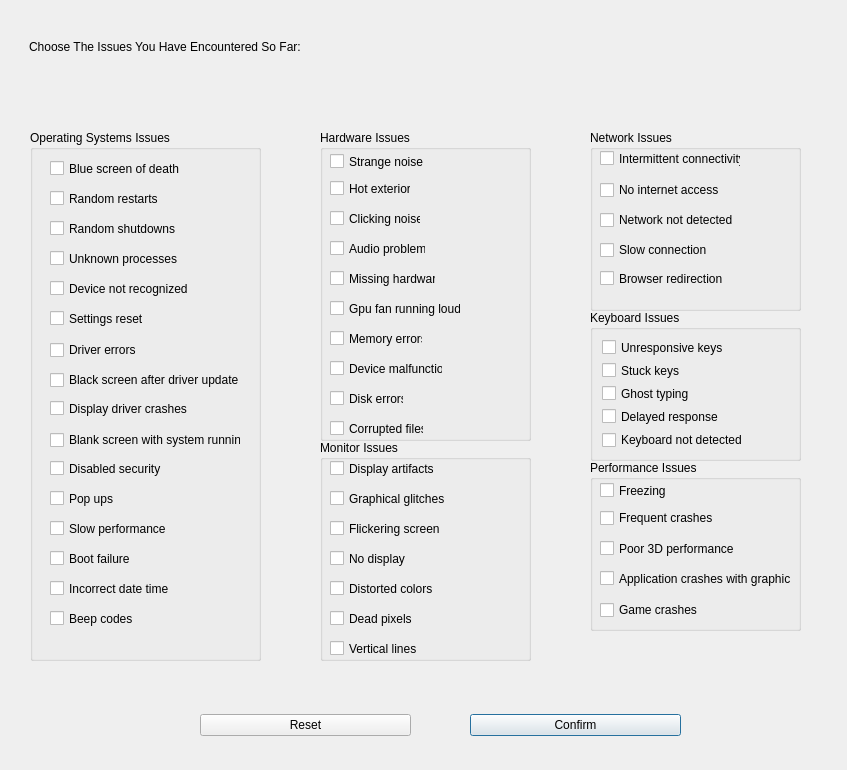
<?xml version="1.0" encoding="UTF-8"?>
<ui version="4.0">
 <class>Dialog</class>
 <widget class="QDialog" name="Dialog">
  <property name="geometry">
   <rect>
    <x>0</x>
    <y>0</y>
    <width>847</width>
    <height>770</height>
   </rect>
  </property>
  <property name="windowTitle">
   <string>Dialog</string>
  </property>
  <widget class="QWidget" name="verticalLayoutWidget">
   <property name="geometry">
    <rect>
     <x>30</x>
     <y>130</y>
     <width>231</width>
     <height>531</height>
    </rect>
   </property>
   <layout class="QVBoxLayout" name="verticalLayout">
    <item>
     <widget class="QGroupBox" name="groupBox_4">
      <property name="title">
       <string>Operating Systems Issues</string>
      </property>
      <widget class="QCheckBox" name="blue_screen">
       <property name="geometry">
        <rect>
         <x>20</x>
         <y>30</y>
         <width>141</width>
         <height>17</height>
        </rect>
       </property>
       <property name="text">
        <string>Blue screen of death</string>
       </property>
       <property name="iconSize">
        <size>
         <width>40</width>
         <height>40</height>
        </size>
       </property>
      </widget>
      <widget class="QCheckBox" name="random_shutdowns">
       <property name="geometry">
        <rect>
         <x>20</x>
         <y>90</y>
         <width>141</width>
         <height>17</height>
        </rect>
       </property>
       <property name="text">
        <string>Random shutdowns</string>
       </property>
      </widget>
      <widget class="QCheckBox" name="random_restarts">
       <property name="geometry">
        <rect>
         <x>20</x>
         <y>60</y>
         <width>141</width>
         <height>17</height>
        </rect>
       </property>
       <property name="text">
        <string>Random restarts</string>
       </property>
       <property name="iconSize">
        <size>
         <width>40</width>
         <height>40</height>
        </size>
       </property>
      </widget>
      <widget class="QCheckBox" name="unknown_processes">
       <property name="geometry">
        <rect>
         <x>20</x>
         <y>120</y>
         <width>141</width>
         <height>17</height>
        </rect>
       </property>
       <property name="text">
        <string>Unknown processes</string>
       </property>
      </widget>
      <widget class="QCheckBox" name="device_not_recognized">
       <property name="geometry">
        <rect>
         <x>20</x>
         <y>150</y>
         <width>141</width>
         <height>17</height>
        </rect>
       </property>
       <property name="text">
        <string>Device not recognized</string>
       </property>
      </widget>
      <widget class="QCheckBox" name="settings_reset">
       <property name="geometry">
        <rect>
         <x>20</x>
         <y>180</y>
         <width>141</width>
         <height>17</height>
        </rect>
       </property>
       <property name="text">
        <string>Settings reset</string>
       </property>
      </widget>
      <widget class="QCheckBox" name="driver_errors">
       <property name="geometry">
        <rect>
         <x>20</x>
         <y>210</y>
         <width>141</width>
         <height>20</height>
        </rect>
       </property>
       <property name="text">
        <string>Driver errors</string>
       </property>
      </widget>
      <widget class="QCheckBox" name="black_screen_after_driver_update">
       <property name="geometry">
        <rect>
         <x>20</x>
         <y>240</y>
         <width>191</width>
         <height>20</height>
        </rect>
       </property>
       <property name="text">
        <string>Black screen after driver update</string>
       </property>
      </widget>
      <widget class="QCheckBox" name="display_driver_crashes">
       <property name="geometry">
        <rect>
         <x>20</x>
         <y>270</y>
         <width>141</width>
         <height>17</height>
        </rect>
       </property>
       <property name="text">
        <string>Display driver crashes</string>
       </property>
      </widget>
      <widget class="QCheckBox" name="blank_screen_with_system_running">
       <property name="geometry">
        <rect>
         <x>20</x>
         <y>300</y>
         <width>191</width>
         <height>20</height>
        </rect>
       </property>
       <property name="text">
        <string>Blank screen with system running</string>
       </property>
      </widget>
      <widget class="QCheckBox" name="disabled_security">
       <property name="geometry">
        <rect>
         <x>20</x>
         <y>330</y>
         <width>141</width>
         <height>17</height>
        </rect>
       </property>
       <property name="text">
        <string>Disabled security</string>
       </property>
      </widget>
      <widget class="QCheckBox" name="pop_ups">
       <property name="geometry">
        <rect>
         <x>20</x>
         <y>360</y>
         <width>141</width>
         <height>17</height>
        </rect>
       </property>
       <property name="text">
        <string>Pop ups</string>
       </property>
      </widget>
      <widget class="QCheckBox" name="slow_performance">
       <property name="geometry">
        <rect>
         <x>20</x>
         <y>390</y>
         <width>141</width>
         <height>17</height>
        </rect>
       </property>
       <property name="text">
        <string>Slow performance</string>
       </property>
       <property name="iconSize">
        <size>
         <width>40</width>
         <height>40</height>
        </size>
       </property>
      </widget>
      <widget class="QCheckBox" name="boot_failure">
       <property name="geometry">
        <rect>
         <x>20</x>
         <y>420</y>
         <width>141</width>
         <height>17</height>
        </rect>
       </property>
       <property name="text">
        <string>Boot failure</string>
       </property>
       <property name="iconSize">
        <size>
         <width>40</width>
         <height>40</height>
        </size>
       </property>
      </widget>
      <widget class="QCheckBox" name="incorrect_date_time">
       <property name="geometry">
        <rect>
         <x>20</x>
         <y>450</y>
         <width>141</width>
         <height>17</height>
        </rect>
       </property>
       <property name="text">
        <string>Incorrect date time</string>
       </property>
      </widget>
      <widget class="QCheckBox" name="beep_codes">
       <property name="geometry">
        <rect>
         <x>20</x>
         <y>480</y>
         <width>141</width>
         <height>17</height>
        </rect>
       </property>
       <property name="text">
        <string>Beep codes</string>
       </property>
      </widget>
     </widget>
    </item>
   </layout>
  </widget>
  <widget class="QWidget" name="verticalLayoutWidget_2">
   <property name="geometry">
    <rect>
     <x>320</x>
     <y>130</y>
     <width>211</width>
     <height>311</height>
    </rect>
   </property>
   <layout class="QVBoxLayout" name="verticalLayout_2">
    <item>
     <widget class="QGroupBox" name="groupBox_2">
      <property name="title">
       <string>Hardware Issues</string>
      </property>
      <widget class="QCheckBox" name="strange_noises">
       <property name="geometry">
        <rect>
         <x>10</x>
         <y>23</y>
         <width>94</width>
         <height>17</height>
        </rect>
       </property>
       <property name="text">
        <string>Strange noises</string>
       </property>
       <property name="iconSize">
        <size>
         <width>40</width>
         <height>40</height>
        </size>
       </property>
      </widget>
      <widget class="QCheckBox" name="hot_exterior">
       <property name="geometry">
        <rect>
         <x>10</x>
         <y>50</y>
         <width>81</width>
         <height>17</height>
        </rect>
       </property>
       <property name="text">
        <string>Hot exterior</string>
       </property>
       <property name="iconSize">
        <size>
         <width>40</width>
         <height>40</height>
        </size>
       </property>
      </widget>
      <widget class="QCheckBox" name="clicking_noises">
       <property name="geometry">
        <rect>
         <x>10</x>
         <y>80</y>
         <width>91</width>
         <height>17</height>
        </rect>
       </property>
       <property name="text">
        <string>Clicking noises</string>
       </property>
       <property name="iconSize">
        <size>
         <width>40</width>
         <height>40</height>
        </size>
       </property>
      </widget>
      <widget class="QCheckBox" name="audio_problems">
       <property name="geometry">
        <rect>
         <x>10</x>
         <y>110</y>
         <width>96</width>
         <height>17</height>
        </rect>
       </property>
       <property name="text">
        <string>Audio problems</string>
       </property>
      </widget>
      <widget class="QCheckBox" name="missing_hardware">
       <property name="geometry">
        <rect>
         <x>10</x>
         <y>140</y>
         <width>106</width>
         <height>17</height>
        </rect>
       </property>
       <property name="text">
        <string>Missing hardware</string>
       </property>
      </widget>
      <widget class="QCheckBox" name="gpu_fan_running_loudly">
       <property name="geometry">
        <rect>
         <x>10</x>
         <y>170</y>
         <width>131</width>
         <height>17</height>
        </rect>
       </property>
       <property name="text">
        <string>Gpu fan running loudly</string>
       </property>
      </widget>
      <widget class="QCheckBox" name="memory_errors">
       <property name="geometry">
        <rect>
         <x>10</x>
         <y>200</y>
         <width>93</width>
         <height>17</height>
        </rect>
       </property>
       <property name="text">
        <string>Memory errors</string>
       </property>
       <property name="iconSize">
        <size>
         <width>40</width>
         <height>40</height>
        </size>
       </property>
      </widget>
      <widget class="QCheckBox" name="device_malfunction">
       <property name="geometry">
        <rect>
         <x>10</x>
         <y>230</y>
         <width>113</width>
         <height>17</height>
        </rect>
       </property>
       <property name="text">
        <string>Device malfunction</string>
       </property>
      </widget>
      <widget class="QCheckBox" name="disk_errors">
       <property name="geometry">
        <rect>
         <x>10</x>
         <y>260</y>
         <width>74</width>
         <height>17</height>
        </rect>
       </property>
       <property name="text">
        <string>Disk errors</string>
       </property>
       <property name="iconSize">
        <size>
         <width>40</width>
         <height>40</height>
        </size>
       </property>
      </widget>
      <widget class="QCheckBox" name="corrupted_files">
       <property name="geometry">
        <rect>
         <x>10</x>
         <y>290</y>
         <width>94</width>
         <height>17</height>
        </rect>
       </property>
       <property name="text">
        <string>Corrupted files</string>
       </property>
       <property name="iconSize">
        <size>
         <width>40</width>
         <height>40</height>
        </size>
       </property>
      </widget>
     </widget>
    </item>
   </layout>
  </widget>
  <widget class="QWidget" name="verticalLayoutWidget_3">
   <property name="geometry">
    <rect>
     <x>320</x>
     <y>440</y>
     <width>211</width>
     <height>221</height>
    </rect>
   </property>
   <layout class="QVBoxLayout" name="verticalLayout_3">
    <item>
     <widget class="QGroupBox" name="groupBox_6">
      <property name="title">
       <string>Monitor Issues</string>
      </property>
      <widget class="QCheckBox" name="display_artifacts">
       <property name="geometry">
        <rect>
         <x>10</x>
         <y>20</y>
         <width>141</width>
         <height>17</height>
        </rect>
       </property>
       <property name="text">
        <string>Display artifacts</string>
       </property>
      </widget>
      <widget class="QCheckBox" name="no_display">
       <property name="geometry">
        <rect>
         <x>10</x>
         <y>110</y>
         <width>141</width>
         <height>17</height>
        </rect>
       </property>
       <property name="text">
        <string>No display</string>
       </property>
      </widget>
      <widget class="QCheckBox" name="flickering_screen">
       <property name="geometry">
        <rect>
         <x>10</x>
         <y>80</y>
         <width>141</width>
         <height>17</height>
        </rect>
       </property>
       <property name="text">
        <string>Flickering screen</string>
       </property>
      </widget>
      <widget class="QCheckBox" name="graphical_glitches">
       <property name="geometry">
        <rect>
         <x>10</x>
         <y>50</y>
         <width>141</width>
         <height>17</height>
        </rect>
       </property>
       <property name="text">
        <string>Graphical glitches</string>
       </property>
      </widget>
      <widget class="QCheckBox" name="vertical_lines">
       <property name="geometry">
        <rect>
         <x>10</x>
         <y>200</y>
         <width>141</width>
         <height>17</height>
        </rect>
       </property>
       <property name="text">
        <string>Vertical lines</string>
       </property>
      </widget>
      <widget class="QCheckBox" name="distorted_colors">
       <property name="geometry">
        <rect>
         <x>10</x>
         <y>140</y>
         <width>141</width>
         <height>17</height>
        </rect>
       </property>
       <property name="text">
        <string>Distorted colors</string>
       </property>
      </widget>
      <widget class="QCheckBox" name="dead_pixels">
       <property name="geometry">
        <rect>
         <x>10</x>
         <y>170</y>
         <width>141</width>
         <height>17</height>
        </rect>
       </property>
       <property name="text">
        <string>Dead pixels</string>
       </property>
      </widget>
     </widget>
    </item>
   </layout>
  </widget>
  <widget class="QWidget" name="verticalLayoutWidget_4">
   <property name="geometry">
    <rect>
     <x>29</x>
     <y>10</y>
     <width>411</width>
     <height>73</height>
    </rect>
   </property>
   <layout class="QVBoxLayout" name="verticalLayout_4">
    <item>
     <widget class="QLabel" name="label">
      <property name="text">
       <string>Choose The Issues You Have Encountered So Far:</string>
      </property>
     </widget>
    </item>
   </layout>
  </widget>
  <widget class="QWidget" name="verticalLayoutWidget_5">
   <property name="geometry">
    <rect>
     <x>200</x>
     <y>690</y>
     <width>211</width>
     <height>71</height>
    </rect>
   </property>
   <layout class="QVBoxLayout" name="verticalLayout_5">
    <item>
     <widget class="QPushButton" name="pushButton_2">
      <property name="text">
       <string>Reset</string>
      </property>
      <property name="autoDefault">
       <bool>false</bool>
      </property>
     </widget>
    </item>
   </layout>
  </widget>
  <widget class="QWidget" name="verticalLayoutWidget_6">
   <property name="geometry">
    <rect>
     <x>470</x>
     <y>690</y>
     <width>211</width>
     <height>71</height>
    </rect>
   </property>
   <layout class="QVBoxLayout" name="verticalLayout_6">
    <item>
     <widget class="QPushButton" name="confirm_button">
      <property name="text">
       <string>Confirm</string>
      </property>
     </widget>
    </item>
   </layout>
  </widget>
  <widget class="QWidget" name="horizontalLayoutWidget">
   <property name="geometry">
    <rect>
     <x>590</x>
     <y>130</y>
     <width>211</width>
     <height>181</height>
    </rect>
   </property>
   <layout class="QHBoxLayout" name="horizontalLayout">
    <item>
     <widget class="QGroupBox" name="groupBox_3">
      <property name="title">
       <string>Network Issues</string>
      </property>
      <widget class="QCheckBox" name="slow_connection">
       <property name="geometry">
        <rect>
         <x>10</x>
         <y>110</y>
         <width>141</width>
         <height>20</height>
        </rect>
       </property>
       <property name="text">
        <string>Slow connection</string>
       </property>
      </widget>
      <widget class="QCheckBox" name="network_not_detected">
       <property name="geometry">
        <rect>
         <x>10</x>
         <y>80</y>
         <width>141</width>
         <height>20</height>
        </rect>
       </property>
       <property name="text">
        <string>Network not detected</string>
       </property>
      </widget>
      <widget class="QCheckBox" name="no_internet_access">
       <property name="geometry">
        <rect>
         <x>10</x>
         <y>50</y>
         <width>141</width>
         <height>20</height>
        </rect>
       </property>
       <property name="text">
        <string>No internet access</string>
       </property>
      </widget>
      <widget class="QCheckBox" name="intermittent_connectivity">
       <property name="geometry">
        <rect>
         <x>10</x>
         <y>20</y>
         <width>141</width>
         <height>17</height>
        </rect>
       </property>
       <property name="text">
        <string>Intermittent connectivity</string>
       </property>
      </widget>
      <widget class="QCheckBox" name="browser_redirection">
       <property name="geometry">
        <rect>
         <x>10</x>
         <y>140</y>
         <width>141</width>
         <height>17</height>
        </rect>
       </property>
       <property name="text">
        <string>Browser redirection</string>
       </property>
      </widget>
     </widget>
    </item>
   </layout>
  </widget>
  <widget class="QWidget" name="verticalLayoutWidget_7">
   <property name="geometry">
    <rect>
     <x>590</x>
     <y>310</y>
     <width>211</width>
     <height>151</height>
    </rect>
   </property>
   <layout class="QVBoxLayout" name="verticalLayout_7">
    <item>
     <widget class="QGroupBox" name="groupBox">
      <property name="title">
       <string>Keyboard Issues</string>
      </property>
      <layout class="QFormLayout" name="formLayout">
       <item row="0" column="0">
        <widget class="QCheckBox" name="unresponsive_keys">
         <property name="text">
          <string>Unresponsive keys</string>
         </property>
        </widget>
       </item>
       <item row="1" column="0">
        <widget class="QCheckBox" name="stuck_keys">
         <property name="text">
          <string>Stuck keys</string>
         </property>
        </widget>
       </item>
       <item row="2" column="0">
        <widget class="QCheckBox" name="ghost_typing">
         <property name="text">
          <string>Ghost typing</string>
         </property>
        </widget>
       </item>
       <item row="3" column="0">
        <widget class="QCheckBox" name="delayed_response">
         <property name="text">
          <string>Delayed response</string>
         </property>
        </widget>
       </item>
       <item row="4" column="0">
        <widget class="QCheckBox" name="keyboard_not_detected">
         <property name="text">
          <string>Keyboard not detected</string>
         </property>
        </widget>
       </item>
      </layout>
     </widget>
    </item>
   </layout>
  </widget>
  <widget class="QWidget" name="verticalLayoutWidget_8">
   <property name="geometry">
    <rect>
     <x>590</x>
     <y>460</y>
     <width>211</width>
     <height>171</height>
    </rect>
   </property>
   <layout class="QVBoxLayout" name="verticalLayout_8">
    <item>
     <widget class="QGroupBox" name="groupBox_5">
      <property name="title">
       <string>Performance Issues</string>
      </property>
      <widget class="QCheckBox" name="freezing">
       <property name="geometry">
        <rect>
         <x>10</x>
         <y>20</y>
         <width>141</width>
         <height>21</height>
        </rect>
       </property>
       <property name="text">
        <string>Freezing</string>
       </property>
       <property name="iconSize">
        <size>
         <width>40</width>
         <height>40</height>
        </size>
       </property>
      </widget>
      <widget class="QCheckBox" name="frequent_crashes">
       <property name="geometry">
        <rect>
         <x>10</x>
         <y>50</y>
         <width>141</width>
         <height>16</height>
        </rect>
       </property>
       <property name="text">
        <string>Frequent crashes</string>
       </property>
       <property name="iconSize">
        <size>
         <width>40</width>
         <height>40</height>
        </size>
       </property>
      </widget>
      <widget class="QCheckBox" name="poor_3d_performance">
       <property name="geometry">
        <rect>
         <x>10</x>
         <y>80</y>
         <width>141</width>
         <height>17</height>
        </rect>
       </property>
       <property name="text">
        <string>Poor 3D performance</string>
       </property>
      </widget>
      <widget class="QCheckBox" name="application_crashes_with_graphics">
       <property name="geometry">
        <rect>
         <x>10</x>
         <y>110</y>
         <width>191</width>
         <height>17</height>
        </rect>
       </property>
       <property name="text">
        <string>Application crashes with graphics</string>
       </property>
      </widget>
      <widget class="QCheckBox" name="game_crashes">
       <property name="geometry">
        <rect>
         <x>10</x>
         <y>140</y>
         <width>141</width>
         <height>20</height>
        </rect>
       </property>
       <property name="text">
        <string>Game crashes</string>
       </property>
      </widget>
     </widget>
    </item>
   </layout>
  </widget>
 </widget>
 <resources/>
 <connections/>
</ui>
